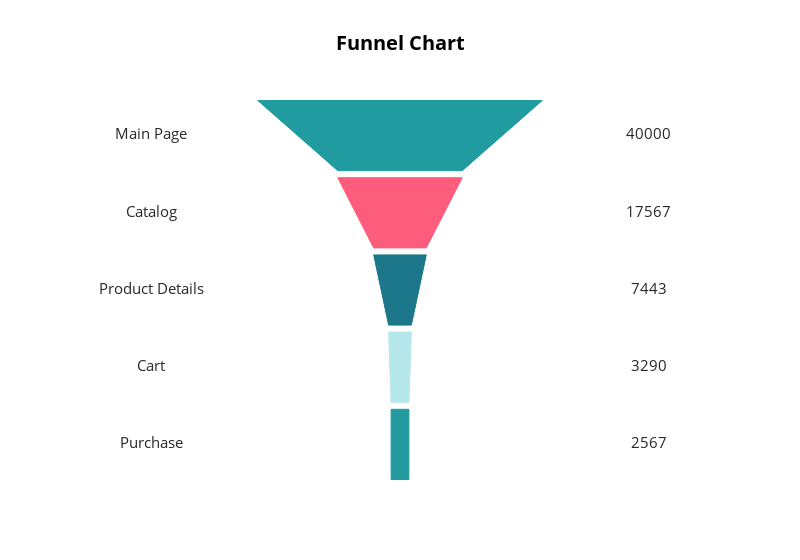

Notebook code for this chart:
### Code cell
# list containing all the plot shapes
shapes = []

# list containing the Y-axis location for each section's name and value text
label_y = []

for i in range(n_phase):
        if (i == n_phase-1):
                points = [phase_w[i] / 2, height, phase_w[i] / 2, height - section_h]
        else:
                points = [phase_w[i] / 2, height, phase_w[i+1] / 2, height - section_h]

        path = 'M {0} {1} L {2} {3} L -{2} {3} L -{0} {1} Z'.format(*points)

        shape = {
                'type': 'path',
                'path': path,
                'fillcolor': colors[i],
                'line': {
                    'width': 1,
                    'color': colors[i]
                }
        }
        shapes.append(shape)
        
        # Y-axis location for this section's details (text)
        label_y.append(height - (section_h / 2))

        height = height - (section_h + section_d)

# For phase names
label_trace = go.Scatter(
    x=[-350]*n_phase,
    y=label_y,
    mode='text',
    text=phases,
    textfont=dict(
        color='rgb(40,40,40)',
        size=15
    )
)
 
# For phase values
value_trace = go.Scatter(
    x=[350]*n_phase,
    y=label_y,
    mode='text',
    text=values,
    textfont=dict(
        color='rgb(40,40,40)',
        size=15
    )
)

data = [label_trace, value_trace]
 
layout = go.Layout(
    title="<b>Funnel Chart</b>",
    titlefont=dict(
        size=20,
        color='rgb(0,0,0)'
    ),
    shapes=shapes,
    height=560,
    width=800,
    showlegend=False,
    paper_bgcolor='rgba(255,255,255,1)',
    plot_bgcolor='rgba(255,255,255,1)',
    xaxis=dict(
        showticklabels=False,
        zeroline=False,
        showgrid=False,
        range=[-450, 450]
    ),
    yaxis=dict(
        showticklabels=False,
        zeroline=False,
        showgrid=False
    )
)
 
fig = go.Figure(data=data, layout=layout)
iplot(fig, show_link=False)

### Figure 1 — Plotly figure (JSON) as saved in the notebook; plotly's stock layout.template omitted (floating-point values rounded to 4 significant figures)
{"data": [{"mode": "text", "text": ["Main Page", "Catalog", "Product Details", "Cart", "Purchase"], "textfont": {"color": "rgb(40,40,40)", "size": 15}, "type": "scatter", "uid": "4c9c2322-6381-4f21-ad01-478d8f8236ca", "x": [-350, -350, -350, -350, -350], "y": [490, 380, 270, 160, 50]}, {"mode": "text", "text": ["40000", "17567", "7443", "3290", "2567"], "textfont": {"color": "rgb(40,40,40)", "size": 15}, "type": "scatter", "uid": "ca8fba0d-c576-4b1f-92d4-9b75c86b4bf0", "x": [350, 350, 350, 350, 350], "y": [490, 380, 270, 160, 50]}], "layout": {"height": 560, "paper_bgcolor": "rgba(255,255,255,1)", "plot_bgcolor": "rgba(255,255,255,1)", "shapes": [{"fillcolor": "rgb(32,155,160)", "line": {"color": "rgb(32,155,160)", "width": 1}, "path": "M 200.0 540 L 87.5 440 L -87.5 440 L -200.0 540 Z", "type": "path"}, {"fillcolor": "rgb(253,93,124)", "line": {"color": "rgb(253,93,124)", "width": 1}, "path": "M 87.5 430 L 37.0 330 L -37.0 330 L -87.5 430 Z", "type": "path"}, {"fillcolor": "rgb(28,119,139)", "line": {"color": "rgb(28,119,139)", "width": 1}, "path": "M 37.0 320 L 16.0 220 L -16.0 220 L -37.0 320 Z", "type": "path"}, {"fillcolor": "rgb(182,231,235)", "line": {"color": "rgb(182,231,235)", "width": 1}, "path": "M 16.0 210 L 12.5 110 L -12.5 110 L -16.0 210 Z", "type": "path"}, {"fillcolor": "rgb(35,154,160)", "line": {"color": "rgb(35,154,160)", "width": 1}, "path": "M 12.5 100 L 12.5 0 L -12.5 0 L -12.5 100 Z", "type": "path"}], "showlegend": false, "title": {"font": {"color": "rgb(0,0,0)", "size": 20}, "text": "<b>Funnel Chart</b>"}, "width": 800, "xaxis": {"range": [-450, 450], "showgrid": false, "showticklabels": false, "zeroline": false}, "yaxis": {"showgrid": false, "showticklabels": false, "zeroline": false}}}
